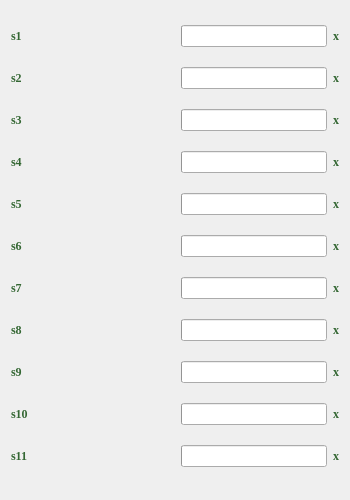
<?xml version="1.0" encoding="UTF-8"?>
<ui version="4.0">
 <class>bandaProfileStatus</class>
 <widget class="QWidget" name="bandaProfileStatus">
  <property name="geometry">
   <rect>
    <x>0</x>
    <y>0</y>
    <width>350</width>
    <height>500</height>
   </rect>
  </property>
  <property name="windowTitle">
   <string>Form</string>
  </property>
  <layout class="QHBoxLayout" name="horizontalLayout">
   <item>
    <layout class="QGridLayout" name="gridLayout">
     <item row="0" column="2">
      <widget class="QProgressBar" name="catProgress_1">
       <property name="value">
        <number>0</number>
       </property>
       <property name="textVisible">
        <bool>false</bool>
       </property>
      </widget>
     </item>
     <item row="4" column="1">
      <spacer name="catSpacer5">
       <property name="orientation">
        <enum>Qt::Horizontal</enum>
       </property>
       <property name="sizeHint" stdset="0">
        <size>
         <width>40</width>
         <height>20</height>
        </size>
       </property>
      </spacer>
     </item>
     <item row="4" column="2">
      <widget class="QProgressBar" name="catProgress_5">
       <property name="value">
        <number>0</number>
       </property>
       <property name="textVisible">
        <bool>false</bool>
       </property>
      </widget>
     </item>
     <item row="4" column="0">
      <widget class="QLabel" name="catLabel_5">
       <property name="font">
        <font>
         <family>Georgia</family>
         <weight>75</weight>
         <bold>true</bold>
        </font>
       </property>
       <property name="text">
        <string>&lt;html&gt;&lt;head/&gt;&lt;body&gt;&lt;p&gt;&lt;span style=&quot; color:#346733;&quot;&gt;s5&lt;/span&gt;&lt;/p&gt;&lt;/body&gt;&lt;/html&gt;</string>
       </property>
      </widget>
     </item>
     <item row="5" column="0">
      <widget class="QLabel" name="catLabel_6">
       <property name="font">
        <font>
         <family>Georgia</family>
         <weight>75</weight>
         <bold>true</bold>
        </font>
       </property>
       <property name="text">
        <string>&lt;html&gt;&lt;head/&gt;&lt;body&gt;&lt;p&gt;&lt;span style=&quot; color:#346733;&quot;&gt;s6&lt;/span&gt;&lt;/p&gt;&lt;/body&gt;&lt;/html&gt;</string>
       </property>
      </widget>
     </item>
     <item row="5" column="2">
      <widget class="QProgressBar" name="catProgress_6">
       <property name="value">
        <number>0</number>
       </property>
       <property name="textVisible">
        <bool>false</bool>
       </property>
      </widget>
     </item>
     <item row="2" column="0">
      <widget class="QLabel" name="catLabel_3">
       <property name="font">
        <font>
         <family>Georgia</family>
         <weight>75</weight>
         <bold>true</bold>
        </font>
       </property>
       <property name="text">
        <string>&lt;html&gt;&lt;head/&gt;&lt;body&gt;&lt;p&gt;&lt;span style=&quot; color:#346733;&quot;&gt;s3&lt;/span&gt;&lt;/p&gt;&lt;/body&gt;&lt;/html&gt;</string>
       </property>
      </widget>
     </item>
     <item row="0" column="0">
      <widget class="QLabel" name="catLabel_1">
       <property name="font">
        <font>
         <family>Georgia</family>
         <weight>75</weight>
         <bold>true</bold>
        </font>
       </property>
       <property name="text">
        <string>&lt;html&gt;&lt;head/&gt;&lt;body&gt;&lt;p&gt;&lt;span style=&quot; color:#346733;&quot;&gt;s1&lt;/span&gt;&lt;/p&gt;&lt;/body&gt;&lt;/html&gt;</string>
       </property>
      </widget>
     </item>
     <item row="6" column="2">
      <widget class="QProgressBar" name="catProgress_7">
       <property name="value">
        <number>0</number>
       </property>
       <property name="textVisible">
        <bool>false</bool>
       </property>
      </widget>
     </item>
     <item row="6" column="3">
      <widget class="QLabel" name="catTotal_7">
       <property name="font">
        <font>
         <family>Georgia</family>
         <weight>75</weight>
         <bold>true</bold>
        </font>
       </property>
       <property name="text">
        <string>&lt;html&gt;&lt;head/&gt;&lt;body&gt;&lt;p&gt;&lt;span style=&quot; color:#346733;&quot;&gt;x&lt;/span&gt;&lt;/p&gt;&lt;/body&gt;&lt;/html&gt;</string>
       </property>
      </widget>
     </item>
     <item row="7" column="0">
      <widget class="QLabel" name="catLabel_8">
       <property name="font">
        <font>
         <family>Georgia</family>
         <weight>75</weight>
         <bold>true</bold>
        </font>
       </property>
       <property name="text">
        <string>&lt;html&gt;&lt;head/&gt;&lt;body&gt;&lt;p&gt;&lt;span style=&quot; color:#346733;&quot;&gt;s8&lt;/span&gt;&lt;/p&gt;&lt;/body&gt;&lt;/html&gt;</string>
       </property>
      </widget>
     </item>
     <item row="3" column="0">
      <widget class="QLabel" name="catLabel_4">
       <property name="font">
        <font>
         <family>Georgia</family>
         <weight>75</weight>
         <bold>true</bold>
        </font>
       </property>
       <property name="text">
        <string>&lt;html&gt;&lt;head/&gt;&lt;body&gt;&lt;p&gt;&lt;span style=&quot; color:#346733;&quot;&gt;s4&lt;/span&gt;&lt;/p&gt;&lt;/body&gt;&lt;/html&gt;</string>
       </property>
      </widget>
     </item>
     <item row="0" column="3">
      <widget class="QLabel" name="catTotal_1">
       <property name="font">
        <font>
         <family>Georgia</family>
         <weight>75</weight>
         <bold>true</bold>
        </font>
       </property>
       <property name="text">
        <string>&lt;html&gt;&lt;head/&gt;&lt;body&gt;&lt;p&gt;&lt;span style=&quot; color:#346733;&quot;&gt;x&lt;/span&gt;&lt;/p&gt;&lt;/body&gt;&lt;/html&gt;</string>
       </property>
      </widget>
     </item>
     <item row="1" column="0">
      <widget class="QLabel" name="catLabel_2">
       <property name="font">
        <font>
         <family>Georgia</family>
         <weight>75</weight>
         <bold>true</bold>
        </font>
       </property>
       <property name="text">
        <string>&lt;html&gt;&lt;head/&gt;&lt;body&gt;&lt;p&gt;&lt;span style=&quot; color:#346733;&quot;&gt;s2&lt;/span&gt;&lt;/p&gt;&lt;/body&gt;&lt;/html&gt;</string>
       </property>
      </widget>
     </item>
     <item row="5" column="3">
      <widget class="QLabel" name="catTotal_6">
       <property name="font">
        <font>
         <family>Georgia</family>
         <weight>75</weight>
         <bold>true</bold>
        </font>
       </property>
       <property name="text">
        <string>&lt;html&gt;&lt;head/&gt;&lt;body&gt;&lt;p&gt;&lt;span style=&quot; color:#346733;&quot;&gt;x&lt;/span&gt;&lt;/p&gt;&lt;/body&gt;&lt;/html&gt;</string>
       </property>
      </widget>
     </item>
     <item row="0" column="1">
      <spacer name="catSpacer1">
       <property name="orientation">
        <enum>Qt::Horizontal</enum>
       </property>
       <property name="sizeHint" stdset="0">
        <size>
         <width>40</width>
         <height>20</height>
        </size>
       </property>
      </spacer>
     </item>
     <item row="2" column="2">
      <widget class="QProgressBar" name="catProgress_3">
       <property name="value">
        <number>0</number>
       </property>
       <property name="textVisible">
        <bool>false</bool>
       </property>
      </widget>
     </item>
     <item row="2" column="3">
      <widget class="QLabel" name="catTotal_3">
       <property name="font">
        <font>
         <family>Georgia</family>
         <weight>75</weight>
         <bold>true</bold>
        </font>
       </property>
       <property name="text">
        <string>&lt;html&gt;&lt;head/&gt;&lt;body&gt;&lt;p&gt;&lt;span style=&quot; color:#346733;&quot;&gt;x&lt;/span&gt;&lt;/p&gt;&lt;/body&gt;&lt;/html&gt;</string>
       </property>
      </widget>
     </item>
     <item row="3" column="3">
      <widget class="QLabel" name="catTotal_4">
       <property name="font">
        <font>
         <family>Georgia</family>
         <weight>75</weight>
         <bold>true</bold>
        </font>
       </property>
       <property name="text">
        <string>&lt;html&gt;&lt;head/&gt;&lt;body&gt;&lt;p&gt;&lt;span style=&quot; color:#346733;&quot;&gt;x&lt;/span&gt;&lt;/p&gt;&lt;/body&gt;&lt;/html&gt;</string>
       </property>
      </widget>
     </item>
     <item row="5" column="1">
      <spacer name="catSpacer6">
       <property name="orientation">
        <enum>Qt::Horizontal</enum>
       </property>
       <property name="sizeHint" stdset="0">
        <size>
         <width>40</width>
         <height>20</height>
        </size>
       </property>
      </spacer>
     </item>
     <item row="6" column="0">
      <widget class="QLabel" name="catLabel_7">
       <property name="font">
        <font>
         <family>Georgia</family>
         <weight>75</weight>
         <bold>true</bold>
        </font>
       </property>
       <property name="text">
        <string>&lt;html&gt;&lt;head/&gt;&lt;body&gt;&lt;p&gt;&lt;span style=&quot; color:#346733;&quot;&gt;s7&lt;/span&gt;&lt;/p&gt;&lt;/body&gt;&lt;/html&gt;</string>
       </property>
      </widget>
     </item>
     <item row="6" column="1">
      <spacer name="catSpacer7">
       <property name="orientation">
        <enum>Qt::Horizontal</enum>
       </property>
       <property name="sizeHint" stdset="0">
        <size>
         <width>40</width>
         <height>20</height>
        </size>
       </property>
      </spacer>
     </item>
     <item row="2" column="1">
      <spacer name="catSpacer3">
       <property name="orientation">
        <enum>Qt::Horizontal</enum>
       </property>
       <property name="sizeHint" stdset="0">
        <size>
         <width>40</width>
         <height>20</height>
        </size>
       </property>
      </spacer>
     </item>
     <item row="1" column="2">
      <widget class="QProgressBar" name="catProgress_2">
       <property name="value">
        <number>0</number>
       </property>
       <property name="textVisible">
        <bool>false</bool>
       </property>
      </widget>
     </item>
     <item row="3" column="2">
      <widget class="QProgressBar" name="catProgress_4">
       <property name="value">
        <number>0</number>
       </property>
       <property name="textVisible">
        <bool>false</bool>
       </property>
      </widget>
     </item>
     <item row="1" column="1">
      <spacer name="catSpacer2">
       <property name="orientation">
        <enum>Qt::Horizontal</enum>
       </property>
       <property name="sizeHint" stdset="0">
        <size>
         <width>40</width>
         <height>20</height>
        </size>
       </property>
      </spacer>
     </item>
     <item row="4" column="3">
      <widget class="QLabel" name="catTotal_5">
       <property name="font">
        <font>
         <family>Georgia</family>
         <weight>75</weight>
         <bold>true</bold>
        </font>
       </property>
       <property name="text">
        <string>&lt;html&gt;&lt;head/&gt;&lt;body&gt;&lt;p&gt;&lt;span style=&quot; color:#346733;&quot;&gt;x&lt;/span&gt;&lt;/p&gt;&lt;/body&gt;&lt;/html&gt;</string>
       </property>
      </widget>
     </item>
     <item row="1" column="3">
      <widget class="QLabel" name="catTotal_2">
       <property name="font">
        <font>
         <family>Georgia</family>
         <weight>75</weight>
         <bold>true</bold>
        </font>
       </property>
       <property name="text">
        <string>&lt;html&gt;&lt;head/&gt;&lt;body&gt;&lt;p&gt;&lt;span style=&quot; color:#346733;&quot;&gt;x&lt;/span&gt;&lt;/p&gt;&lt;/body&gt;&lt;/html&gt;</string>
       </property>
      </widget>
     </item>
     <item row="3" column="1">
      <spacer name="catSpacer4">
       <property name="orientation">
        <enum>Qt::Horizontal</enum>
       </property>
       <property name="sizeHint" stdset="0">
        <size>
         <width>40</width>
         <height>20</height>
        </size>
       </property>
      </spacer>
     </item>
     <item row="8" column="0">
      <widget class="QLabel" name="catLabel_9">
       <property name="font">
        <font>
         <family>Georgia</family>
         <weight>75</weight>
         <bold>true</bold>
        </font>
       </property>
       <property name="text">
        <string>&lt;html&gt;&lt;head/&gt;&lt;body&gt;&lt;p&gt;&lt;span style=&quot; color:#346733;&quot;&gt;s9&lt;/span&gt;&lt;/p&gt;&lt;/body&gt;&lt;/html&gt;</string>
       </property>
      </widget>
     </item>
     <item row="9" column="2">
      <widget class="QProgressBar" name="catProgress_10">
       <property name="value">
        <number>0</number>
       </property>
       <property name="textVisible">
        <bool>false</bool>
       </property>
      </widget>
     </item>
     <item row="9" column="0">
      <widget class="QLabel" name="catLabel_10">
       <property name="font">
        <font>
         <family>Georgia</family>
         <weight>75</weight>
         <bold>true</bold>
        </font>
       </property>
       <property name="text">
        <string>&lt;html&gt;&lt;head/&gt;&lt;body&gt;&lt;p&gt;&lt;span style=&quot; color:#346733;&quot;&gt;s10&lt;/span&gt;&lt;/p&gt;&lt;/body&gt;&lt;/html&gt;</string>
       </property>
      </widget>
     </item>
     <item row="9" column="3">
      <widget class="QLabel" name="catTotal_10">
       <property name="font">
        <font>
         <family>Georgia</family>
         <weight>75</weight>
         <bold>true</bold>
        </font>
       </property>
       <property name="text">
        <string>&lt;html&gt;&lt;head/&gt;&lt;body&gt;&lt;p&gt;&lt;span style=&quot; color:#346733;&quot;&gt;x&lt;/span&gt;&lt;/p&gt;&lt;/body&gt;&lt;/html&gt;</string>
       </property>
      </widget>
     </item>
     <item row="10" column="2">
      <widget class="QProgressBar" name="catProgress_11">
       <property name="value">
        <number>0</number>
       </property>
       <property name="textVisible">
        <bool>false</bool>
       </property>
      </widget>
     </item>
     <item row="8" column="1">
      <spacer name="catSpacer9">
       <property name="orientation">
        <enum>Qt::Horizontal</enum>
       </property>
       <property name="sizeHint" stdset="0">
        <size>
         <width>40</width>
         <height>20</height>
        </size>
       </property>
      </spacer>
     </item>
     <item row="7" column="1">
      <spacer name="catSpacer8">
       <property name="orientation">
        <enum>Qt::Horizontal</enum>
       </property>
       <property name="sizeHint" stdset="0">
        <size>
         <width>40</width>
         <height>20</height>
        </size>
       </property>
      </spacer>
     </item>
     <item row="10" column="0">
      <widget class="QLabel" name="catLabel_11">
       <property name="font">
        <font>
         <family>Georgia</family>
         <weight>75</weight>
         <bold>true</bold>
        </font>
       </property>
       <property name="text">
        <string>&lt;html&gt;&lt;head/&gt;&lt;body&gt;&lt;p&gt;&lt;span style=&quot; color:#346733;&quot;&gt;s11&lt;/span&gt;&lt;/p&gt;&lt;/body&gt;&lt;/html&gt;</string>
       </property>
      </widget>
     </item>
     <item row="10" column="1">
      <spacer name="catSpacer11">
       <property name="orientation">
        <enum>Qt::Horizontal</enum>
       </property>
       <property name="sizeHint" stdset="0">
        <size>
         <width>40</width>
         <height>20</height>
        </size>
       </property>
      </spacer>
     </item>
     <item row="8" column="2">
      <widget class="QProgressBar" name="catProgress_9">
       <property name="value">
        <number>0</number>
       </property>
       <property name="textVisible">
        <bool>false</bool>
       </property>
      </widget>
     </item>
     <item row="8" column="3">
      <widget class="QLabel" name="catTotal_9">
       <property name="font">
        <font>
         <family>Georgia</family>
         <weight>75</weight>
         <bold>true</bold>
        </font>
       </property>
       <property name="text">
        <string>&lt;html&gt;&lt;head/&gt;&lt;body&gt;&lt;p&gt;&lt;span style=&quot; color:#346733;&quot;&gt;x&lt;/span&gt;&lt;/p&gt;&lt;/body&gt;&lt;/html&gt;</string>
       </property>
      </widget>
     </item>
     <item row="9" column="1">
      <spacer name="catSpacer10">
       <property name="orientation">
        <enum>Qt::Horizontal</enum>
       </property>
       <property name="sizeHint" stdset="0">
        <size>
         <width>40</width>
         <height>20</height>
        </size>
       </property>
      </spacer>
     </item>
     <item row="7" column="2">
      <widget class="QProgressBar" name="catProgress_8">
       <property name="value">
        <number>0</number>
       </property>
       <property name="textVisible">
        <bool>false</bool>
       </property>
      </widget>
     </item>
     <item row="7" column="3">
      <widget class="QLabel" name="catTotal_8">
       <property name="font">
        <font>
         <family>Georgia</family>
         <weight>75</weight>
         <bold>true</bold>
        </font>
       </property>
       <property name="text">
        <string>&lt;html&gt;&lt;head/&gt;&lt;body&gt;&lt;p&gt;&lt;span style=&quot; color:#346733;&quot;&gt;x&lt;/span&gt;&lt;/p&gt;&lt;/body&gt;&lt;/html&gt;</string>
       </property>
      </widget>
     </item>
     <item row="10" column="3">
      <widget class="QLabel" name="catTotal_11">
       <property name="font">
        <font>
         <family>Georgia</family>
         <weight>75</weight>
         <bold>true</bold>
        </font>
       </property>
       <property name="text">
        <string>&lt;html&gt;&lt;head/&gt;&lt;body&gt;&lt;p&gt;&lt;span style=&quot; color:#346733;&quot;&gt;x&lt;/span&gt;&lt;/p&gt;&lt;/body&gt;&lt;/html&gt;</string>
       </property>
      </widget>
     </item>
    </layout>
   </item>
  </layout>
 </widget>
 <resources/>
 <connections/>
</ui>
